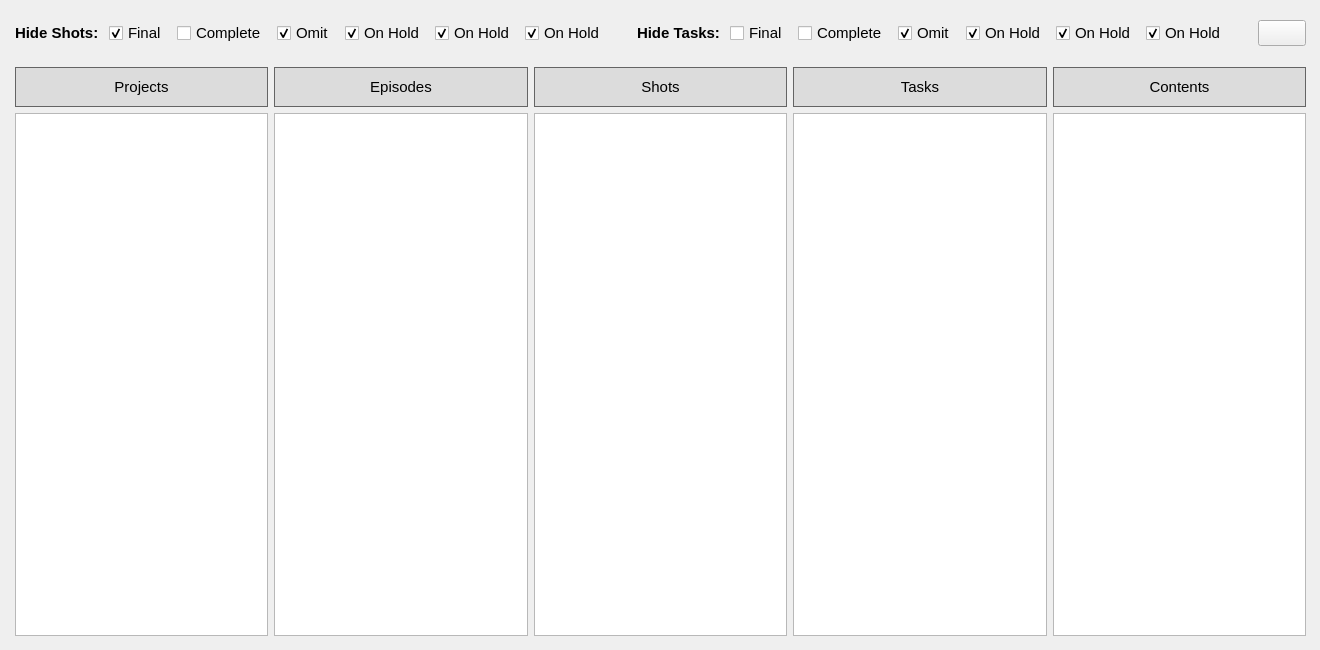
       <widget class="QWidget" name="folderTab">
        <property name="enabled">
         <bool>true</bool>
        </property>
        <property name="sizePolicy">
         <sizepolicy hsizetype="Preferred" vsizetype="Preferred">
          <horstretch>0</horstretch>
          <verstretch>0</verstretch>
         </sizepolicy>
        </property>
        <property name="minimumSize">
         <size>
          <width>0</width>
          <height>0</height>
         </size>
        </property>
        <property name="maximumSize">
         <size>
          <width>16777215</width>
          <height>16777215</height>
         </size>
        </property>
        <property name="font">
         <font>
          <pointsize>11</pointsize>
         </font>
        </property>
        <attribute name="title">
         <string>FOLDERS</string>
        </attribute>
        <widget class="QWidget" name="layoutWidget">
         <property name="geometry">
          <rect>
           <x>10</x>
           <y>10</y>
           <width>1301</width>
           <height>631</height>
          </rect>
         </property>
         <layout class="QVBoxLayout" name="verticalLayout_2" stretch="0,0">
          <property name="spacing">
           <number>6</number>
          </property>
          <property name="sizeConstraint">
           <enum>QLayout::SetDefaultConstraint</enum>
          </property>
          <property name="leftMargin">
           <number>0</number>
          </property>
          <property name="topMargin">
           <number>0</number>
          </property>
          <property name="rightMargin">
           <number>0</number>
          </property>
          <property name="bottomMargin">
           <number>0</number>
          </property>
          <item>
           <layout class="QHBoxLayout" name="horizontalLayout_4">
            <property name="spacing">
             <number>10</number>
            </property>
            <property name="leftMargin">
             <number>5</number>
            </property>
            <property name="topMargin">
             <number>10</number>
            </property>
            <property name="rightMargin">
             <number>5</number>
            </property>
            <property name="bottomMargin">
             <number>10</number>
            </property>
            <item>
             <widget class="QLabel" name="label_9">
              <property name="font">
               <font>
                <pointsize>11</pointsize>
                <bold>true</bold>
               </font>
              </property>
              <property name="text">
               <string>Hide Shots:</string>
              </property>
             </widget>
            </item>
            <item>
             <widget class="QCheckBox" name="folderShotsFilter1">
              <property name="font">
               <font>
                <pointsize>11</pointsize>
               </font>
              </property>
              <property name="text">
               <string>Final</string>
              </property>
              <property name="checked">
               <bool>true</bool>
              </property>
             </widget>
            </item>
            <item>
             <widget class="QCheckBox" name="folderShotsFilter2">
              <property name="font">
               <font>
                <pointsize>11</pointsize>
               </font>
              </property>
              <property name="text">
               <string>Complete</string>
              </property>
             </widget>
            </item>
            <item>
             <widget class="QCheckBox" name="folderShotsFilter3">
              <property name="font">
               <font>
                <pointsize>11</pointsize>
               </font>
              </property>
              <property name="text">
               <string>Omit</string>
              </property>
              <property name="checked">
               <bool>true</bool>
              </property>
             </widget>
            </item>
            <item>
             <widget class="QCheckBox" name="folderShotsFilter4">
              <property name="font">
               <font>
                <pointsize>11</pointsize>
               </font>
              </property>
              <property name="text">
               <string>On Hold</string>
              </property>
              <property name="checked">
               <bool>true</bool>
              </property>
             </widget>
            </item>
            <item>
             <widget class="QCheckBox" name="folderShotsFilter5">
              <property name="font">
               <font>
                <pointsize>11</pointsize>
               </font>
              </property>
              <property name="text">
               <string>On Hold</string>
              </property>
              <property name="checked">
               <bool>true</bool>
              </property>
             </widget>
            </item>
            <item>
             <widget class="QCheckBox" name="folderShotsFilter6">
              <property name="font">
               <font>
                <pointsize>11</pointsize>
               </font>
              </property>
              <property name="text">
               <string>On Hold</string>
              </property>
              <property name="checked">
               <bool>true</bool>
              </property>
             </widget>
            </item>
            <item>
             <spacer name="horizontalSpacer">
              <property name="orientation">
               <enum>Qt::Horizontal</enum>
              </property>
              <property name="sizeType">
               <enum>QSizePolicy::Maximum</enum>
              </property>
              <property name="sizeHint" stdset="0">
               <size>
                <width>40</width>
                <height>20</height>
               </size>
              </property>
             </spacer>
            </item>
            <item>
             <widget class="QLabel" name="label_7">
              <property name="font">
               <font>
                <pointsize>11</pointsize>
                <bold>true</bold>
               </font>
              </property>
              <property name="text">
               <string>Hide Tasks:</string>
              </property>
             </widget>
            </item>
            <item>
             <widget class="QCheckBox" name="folderTasksFilter1">
              <property name="font">
               <font>
                <pointsize>11</pointsize>
               </font>
              </property>
              <property name="text">
               <string>Final</string>
              </property>
              <property name="checked">
               <bool>false</bool>
              </property>
             </widget>
            </item>
            <item>
             <widget class="QCheckBox" name="folderTasksFilter2">
              <property name="font">
               <font>
                <pointsize>11</pointsize>
               </font>
              </property>
              <property name="text">
               <string>Complete</string>
              </property>
             </widget>
            </item>
            <item>
             <widget class="QCheckBox" name="folderTasksFilter3">
              <property name="font">
               <font>
                <pointsize>11</pointsize>
               </font>
              </property>
              <property name="text">
               <string>Omit</string>
              </property>
              <property name="checked">
               <bool>true</bool>
              </property>
             </widget>
            </item>
            <item>
             <widget class="QCheckBox" name="folderTasksFilter4">
              <property name="font">
               <font>
                <pointsize>11</pointsize>
               </font>
              </property>
              <property name="text">
               <string>On Hold</string>
              </property>
              <property name="checked">
               <bool>true</bool>
              </property>
             </widget>
            </item>
            <item>
             <widget class="QCheckBox" name="folderTasksFilter5">
              <property name="font">
               <font>
                <pointsize>11</pointsize>
               </font>
              </property>
              <property name="text">
               <string>On Hold</string>
              </property>
              <property name="checked">
               <bool>true</bool>
              </property>
             </widget>
            </item>
            <item>
             <widget class="QCheckBox" name="folderTasksFilter6">
              <property name="font">
               <font>
                <pointsize>11</pointsize>
               </font>
              </property>
              <property name="text">
               <string>On Hold</string>
              </property>
              <property name="checked">
               <bool>true</bool>
              </property>
             </widget>
            </item>
            <item>
             <spacer name="horizontalSpacer_3">
              <property name="orientation">
               <enum>Qt::Horizontal</enum>
              </property>
              <property name="sizeHint" stdset="0">
               <size>
                <width>40</width>
                <height>20</height>
               </size>
              </property>
             </spacer>
            </item>
            <item>
             <widget class="QPushButton" name="buttonFolder">
              <property name="sizePolicy">
               <sizepolicy hsizetype="Minimum" vsizetype="Preferred">
                <horstretch>0</horstretch>
                <verstretch>0</verstretch>
               </sizepolicy>
              </property>
              <property name="minimumSize">
               <size>
                <width>0</width>
                <height>0</height>
               </size>
              </property>
              <property name="font">
               <font>
                <pointsize>11</pointsize>
               </font>
              </property>
              <property name="text">
               <string/>
              </property>
              <property name="icon">
               <iconset>
                <selectedon>ui/images/folder_icon.png</selectedon>
               </iconset>
              </property>
             </widget>
            </item>
           </layout>
          </item>
          <item>
           <layout class="QHBoxLayout" name="horizontalLayout" stretch="1,1,1,1,1">
            <property name="spacing">
             <number>6</number>
            </property>
            <property name="sizeConstraint">
             <enum>QLayout::SetDefaultConstraint</enum>
            </property>
            <property name="leftMargin">
             <number>5</number>
            </property>
            <property name="topMargin">
             <number>5</number>
            </property>
            <property name="rightMargin">
             <number>5</number>
            </property>
            <property name="bottomMargin">
             <number>5</number>
            </property>
            <item>
             <layout class="QVBoxLayout" name="verticalLayout_3">
              <property name="leftMargin">
               <number>0</number>
              </property>
              <property name="topMargin">
               <number>0</number>
              </property>
              <property name="rightMargin">
               <number>0</number>
              </property>
              <property name="bottomMargin">
               <number>0</number>
              </property>
              <item>
               <widget class="QLabel" name="label_2">
                <property name="minimumSize">
                 <size>
                  <width>0</width>
                  <height>40</height>
                 </size>
                </property>
                <property name="font">
                 <font>
                  <pointsize>11</pointsize>
                 </font>
                </property>
                <property name="styleSheet">
                 <string notr="true">QLabel {
    background-color: rgb(220, 220, 220);
    border: 1px solid rgb(100, 100,100);
}</string>
                </property>
                <property name="text">
                 <string>Projects</string>
                </property>
                <property name="alignment">
                 <set>Qt::AlignCenter</set>
                </property>
               </widget>
              </item>
              <item>
               <widget class="QListWidget" name="projectList"/>
              </item>
             </layout>
            </item>
            <item>
             <layout class="QVBoxLayout" name="verticalLayout_5">
              <property name="leftMargin">
               <number>0</number>
              </property>
              <property name="topMargin">
               <number>0</number>
              </property>
              <property name="rightMargin">
               <number>0</number>
              </property>
              <property name="bottomMargin">
               <number>0</number>
              </property>
              <item>
               <widget class="QLabel" name="label_3">
                <property name="minimumSize">
                 <size>
                  <width>0</width>
                  <height>40</height>
                 </size>
                </property>
                <property name="font">
                 <font>
                  <pointsize>11</pointsize>
                 </font>
                </property>
                <property name="styleSheet">
                 <string notr="true">QLabel {
    background-color: rgb(220, 220, 220);
    border: 1px solid rgb(100, 100,100);
}</string>
                </property>
                <property name="text">
                 <string>Episodes</string>
                </property>
                <property name="alignment">
                 <set>Qt::AlignCenter</set>
                </property>
               </widget>
              </item>
              <item>
               <widget class="QListWidget" name="episodeList"/>
              </item>
             </layout>
            </item>
            <item>
             <layout class="QVBoxLayout" name="verticalLayout_6">
              <property name="leftMargin">
               <number>0</number>
              </property>
              <property name="topMargin">
               <number>0</number>
              </property>
              <property name="rightMargin">
               <number>0</number>
              </property>
              <property name="bottomMargin">
               <number>0</number>
              </property>
              <item>
               <widget class="QLabel" name="label_4">
                <property name="minimumSize">
                 <size>
                  <width>0</width>
                  <height>40</height>
                 </size>
                </property>
                <property name="maximumSize">
                 <size>
                  <width>16777215</width>
                  <height>16777215</height>
                 </size>
                </property>
                <property name="font">
                 <font>
                  <pointsize>11</pointsize>
                 </font>
                </property>
                <property name="styleSheet">
                 <string notr="true">QLabel {
    background-color: rgb(220, 220, 220);
    border: 1px solid rgb(100, 100,100);
}</string>
                </property>
                <property name="text">
                 <string>Shots</string>
                </property>
                <property name="alignment">
                 <set>Qt::AlignCenter</set>
                </property>
               </widget>
              </item>
              <item>
               <widget class="QListWidget" name="shotList"/>
              </item>
             </layout>
            </item>
            <item>
             <layout class="QVBoxLayout" name="verticalLayout_9">
              <property name="leftMargin">
               <number>0</number>
              </property>
              <property name="topMargin">
               <number>0</number>
              </property>
              <property name="rightMargin">
               <number>0</number>
              </property>
              <property name="bottomMargin">
               <number>0</number>
              </property>
              <item>
               <widget class="QLabel" name="label_10">
                <property name="minimumSize">
                 <size>
                  <width>0</width>
                  <height>40</height>
                 </size>
                </property>
                <property name="maximumSize">
                 <size>
                  <width>16777215</width>
                  <height>16777215</height>
                 </size>
                </property>
                <property name="font">
                 <font>
                  <pointsize>11</pointsize>
                 </font>
                </property>
                <property name="styleSheet">
                 <string notr="true">QLabel {
    background-color: rgb(220, 220, 220);
    border: 1px solid rgb(100, 100,100);
}</string>
                </property>
                <property name="text">
                 <string>Tasks</string>
                </property>
                <property name="alignment">
                 <set>Qt::AlignCenter</set>
                </property>
               </widget>
              </item>
              <item>
               <widget class="QListWidget" name="taskList"/>
              </item>
             </layout>
            </item>
            <item>
             <layout class="QVBoxLayout" name="verticalLayout_7">
              <property name="leftMargin">
               <number>0</number>
              </property>
              <property name="topMargin">
               <number>0</number>
              </property>
              <property name="rightMargin">
               <number>0</number>
              </property>
              <property name="bottomMargin">
               <number>0</number>
              </property>
              <item>
               <layout class="QHBoxLayout" name="horizontalLayout_6" stretch="9">
                <property name="spacing">
                 <number>0</number>
                </property>
                <property name="leftMargin">
                 <number>0</number>
                </property>
                <property name="topMargin">
                 <number>0</number>
                </property>
                <item>
                 <widget class="QLabel" name="label_5">
                  <property name="sizePolicy">
                   <sizepolicy hsizetype="Preferred" vsizetype="Preferred">
                    <horstretch>0</horstretch>
                    <verstretch>0</verstretch>
                   </sizepolicy>
                  </property>
                  <property name="minimumSize">
                   <size>
                    <width>0</width>
                    <height>40</height>
                   </size>
                  </property>
                  <property name="font">
                   <font>
                    <pointsize>11</pointsize>
                   </font>
                  </property>
                  <property name="styleSheet">
                   <string notr="true">QLabel {
    background-color: rgb(220, 220, 220);
    border: 1px solid rgb(100, 100,100);
}</string>
                  </property>
                  <property name="text">
                   <string>Contents</string>
                  </property>
                  <property name="alignment">
                   <set>Qt::AlignCenter</set>
                  </property>
                 </widget>
                </item>
               </layout>
              </item>
              <item>
               <widget class="QListWidget" name="contentsList"/>
              </item>
             </layout>
            </item>
           </layout>
          </item>
         </layout>
        </widget>
       </widget>
